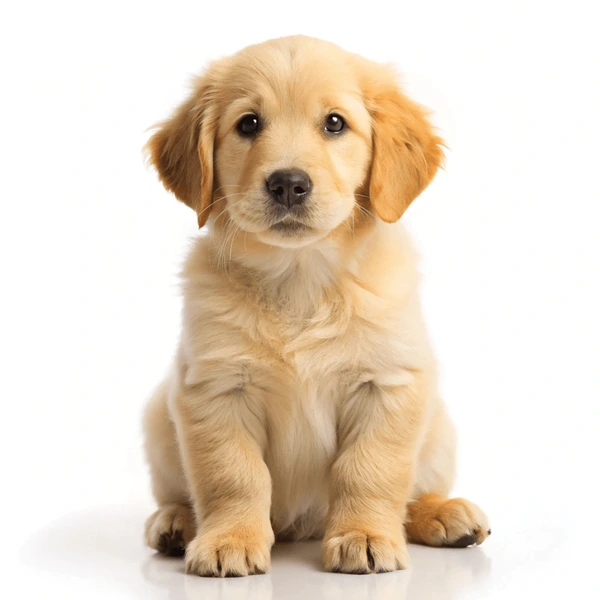
#> input picture learning opencv/Images/dog.webp, 600 x 600 px, found by its file name
$ python 'grayscale histogram.py'
#> lines starting #> are read from the running program, lines starting #| are printed output that depends on the picture; after the words box and inside, x2 and y2 are one past the last pixel; in counts of white or black regions, pixels touching at a corner belong together
import cv2 as cv
import matplotlib.pyplot as plt

import numpy as np

img = cv.imread(r"C:\Users\Hai\OneDrive\Desktop\dog.webp")
#> img is the input picture: shape (600, 600, 3); mean B, G, R 200.5, 217.2, 231.3
cv.imshow('dog', img)

blank = np.zeros(img.shape[:2],dtype='uint8')

gray = cv.cvtColor(img, cv.COLOR_BGR2GRAY)
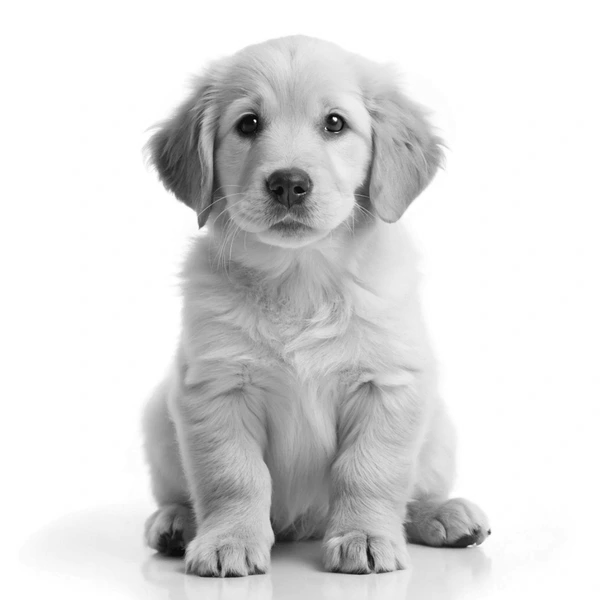
#> gray: shape (600, 600); min 3, max 255, mean 219.5
cv.imshow('Gray',gray)

circle = cv.circle(blank,(img.shape[1]//2,img.shape[0]//2),100,255,-1)
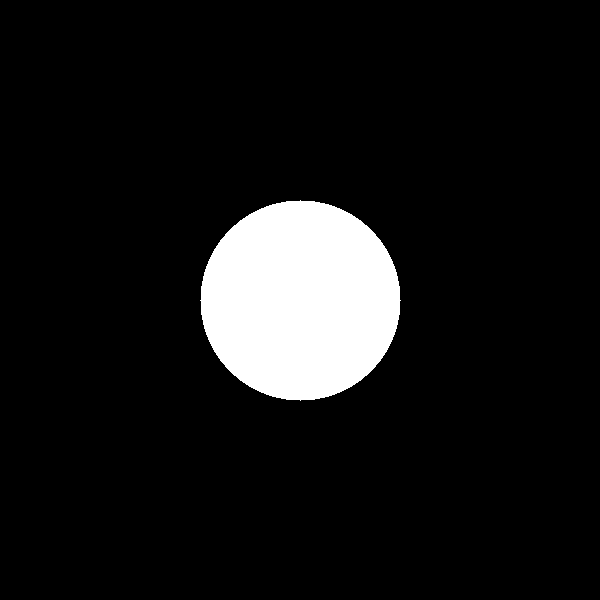
#> blank: shape (600, 600); 8.7% white; 1 white region, box (x1, y1, x2, y2) and area: (200, 200, 401, 401) 31417
mask = cv.bitwise_and(gray,gray,mask=circle)
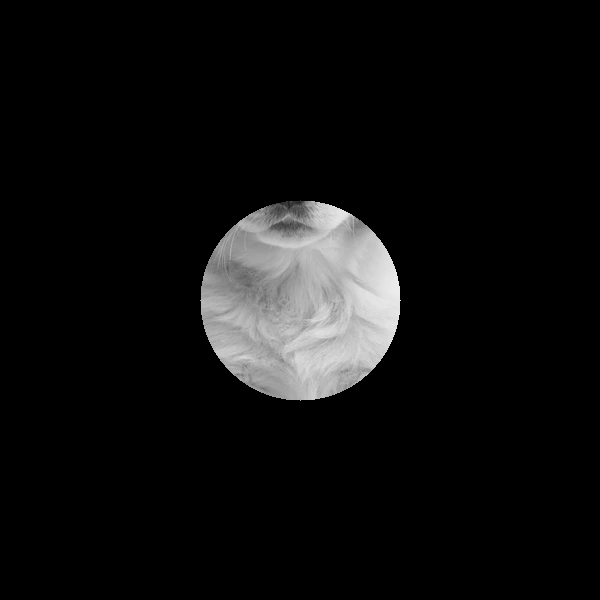
#> mask: shape (600, 600); min 0, max 236, mean 15.3
cv.imshow("Mask",mask)

gray_hist = cv.calcHist([gray],[0],mask,[256],[0,256])
#> gray_hist = 256 values, max 619 at index 178, min 0 at index 0, mean 122.7

plt.figure()
plt.title('Grayscale Histogram')
plt.xlabel('Bins')
plt.ylabel('# of Pixels')
plt.plot(gray_hist)
plt.xlim([0,256])
plt.show()
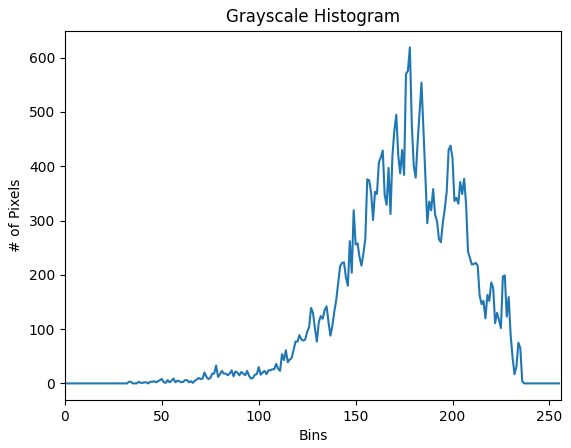
#> figure drawn by matplotlib, 1 panel; curve peaks at x = 178, y = 619

cv.waitKey(0)

$ run again, with learning opencv/Images/black-dot1.jpg saved as learning opencv/Images/dog.webp
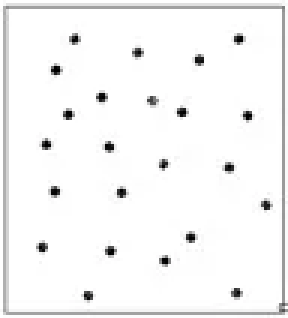
#> input picture learning opencv/Images/black-dot1.jpg, 96 x 106 px, found by its file name (shown 3 times larger)
#> img is the input picture: shape (106, 96, 3); mean B, G, R 245.7, 245.7, 245.7
#> blank: shape (106, 96); every value is 255
#> gray_hist = 256 values, max 7252 at index 255, min 0 at index 0, mean 39.67
#> `plt.show()`:
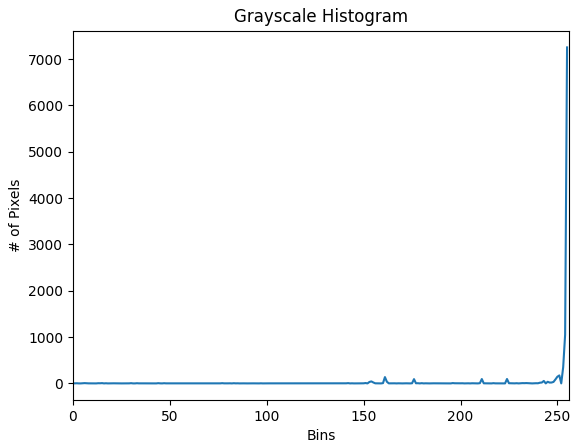
#> figure drawn by matplotlib, 1 panel; curve peaks at x = 255, y = 7252
